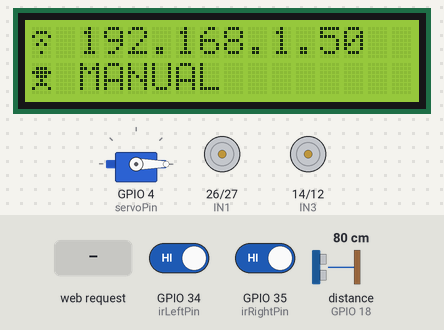
A program run on a simulated ESP32. Shown: 16×2 character LCD, servo, motor-driver pin pairs drawn as motors (green arrow = first pin HIGH = forward, orange = second pin HIGH = backward, longer = more drive, scaled by the enable pin). Wiring (inferred from the names in the program): ultrasonic range finder: trigger GPIO 5; echo GPIO 18. The inputs (shaded band) are chosen by the test bench; at power-on: distance to the obstacle (sensor on GPIO 18) 80 cm, GPIO 34 (irLeftPin) HIGH, GPIO 35 (irRightPin) HIGH. The echo pulse lasts 58.3 µs per cm; WiFi joins after 1.5 s; servers stay silent unless stated; EEPROM starts erased; what the program prints to the serial monitor is not drawn.

Above: at 3.8 s.
3.9 s: HTTP request GET /set-mode?mode=auto received
At 4.8 s:
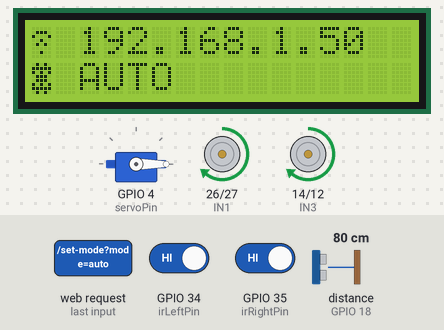
5.6 s: HTTP request GET /lid-open received
At 6.8 s:
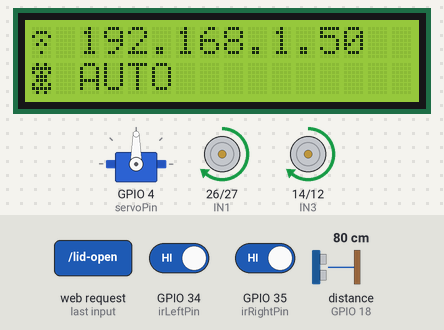
7.1 s: distance to the obstacle (sensor on GPIO 18) set to 16 cm
8.6 s: distance to the obstacle (sensor on GPIO 18) set to 12 cm
At 8.9 s:
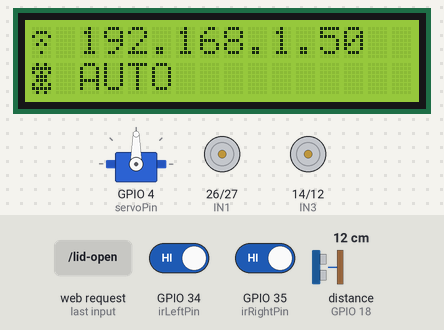
10.1 s: HTTP request GET /set-mode?mode=manual received
At 11.3 s:
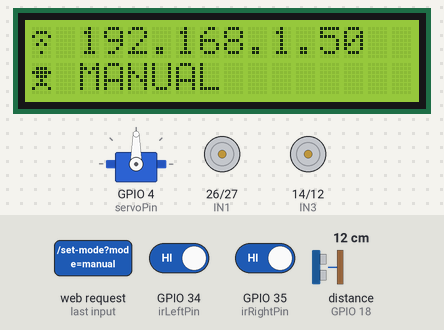
11.6 s: HTTP request GET /manual-drive?mode=1&left=1&right=1 received
At 12.8 s:
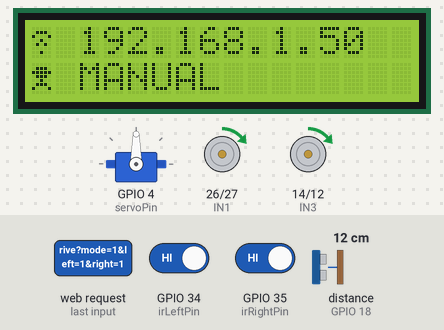
Timing chart, 0 to 14.1 s (numbered marks = the images above; inputs shaded):
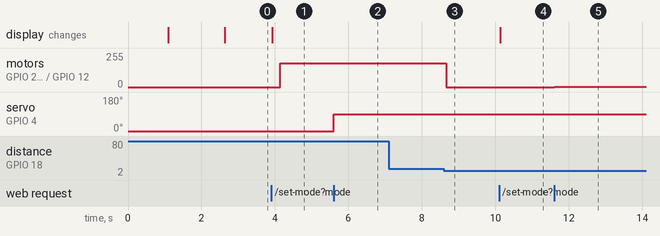

Measured:
- the behaviour switches between 15 and 14 cm on distance to the obstacle (sensor on GPIO 18) (found by bisection; images 2 and 3)
- after the input at 3.9 s, motor on GPIO 26 (IN1) / GPIO 27 (IN2), motor on GPIO 14 (IN3) / GPIO 12 (IN4): stopped → forward 179/255 after 0.24 s; the display: changes at once (image 1)
- after the input at 5.6 s, servo on GPIO 4 (servoPin): 0° → 90° at once
- after the input at 7.1 s, every drawn part: stays the same
- after the input at 8.6 s, motor on GPIO 26 (IN1) / GPIO 27 (IN2), motor on GPIO 14 (IN3) / GPIO 12 (IN4): forward 179/255 → stopped after 0.06 s
- after the input at 10.1 s, the display: changes at once (image 4)
- after the input at 11.6 s, motor on GPIO 26 (IN1) / GPIO 27 (IN2), motor on GPIO 14 (IN3) / GPIO 12 (IN4): stopped → forward 1/255 at once

The program:

main.cpp
```cpp
#include <WiFi.h>
#include <WebServer.h>
#include <Preferences.h>
#include <ESP32Servo.h>
#include <Wire.h>
#include <LiquidCrystal_I2C.h>

// Wi-Fi Credentials
const char* ssid = "psa1";
const char* password = "12345678";

WebServer server(80);
Preferences preferences;
Servo binServo;

// Initialize I2C LCD (Address 0x27, 16 columns, 2 rows)
LiquidCrystal_I2C lcd(0x27, 16, 2);

// Custom LCD Symbols (8x5 Pixel Matrix)
byte wifiIcon[8] = {  // Home Wi-Fi Connected Symbol
  B00000,
  B01110,
  B10001,
  B00100,
  B01010,
  B00000,
  B00100,
  B00000
};

byte apIcon[8] = {    // AP Mode / Connect-to-Rower Symbol
  B11111,
  B10001,
  B10101,
  B10001,
  B11111,
  B00100,
  B01110,
  B11111
};

byte manualIcon[8] = { // Manual Mode Symbol (Gamepad/Hand)
  B00000,
  B01110,
  B11111,
  B01110,
  B00100,
  B01110,
  B10001,
  B00000
};

byte autoIcon[8] = {   // Auto Mode Symbol (Robot/Gear)
  B01010,
  B11111,
  B10101,
  B01110,
  B01110,
  B10101,
  B11111,
  B01010
};

// Motor Driver Pin Definitions (L298N)
const int ENA = 32;
const int IN1 = 26;
const int IN2 = 27;
const int IN3 = 14;
const int IN4 = 12;
const int ENB = 33;

// Ultrasonic Sensor Pin Definitions (HC-SR04)
const int trigPin = 5;
const int echoPin = 18;

// IR Sensor Pin Definitions
const int irLeftPin = 34;
const int irRightPin = 35;

const int servoPin = 4;

#define SOUND_SPEED 0.0343f
#define ECHO_TIMEOUT_US 25000

const int freq = 30000;
const int resolution = 8;
const int pwmChannelA = 0;
const int pwmChannelB = 1;

// Operating Modes & Speeds
String roverMode = "manual";
int fixedAutoSpeed = 180;
bool obstacleAvoidanceEnabled = true;
unsigned long lastSensorCheck = 0;
bool isHomeConnected = false;

// Low-level motor stop helper
void stopMotors() {
  digitalWrite(IN1, LOW); digitalWrite(IN2, LOW);
  digitalWrite(IN3, LOW); digitalWrite(IN4, LOW);
  ledcWrite(pwmChannelA, 0); ledcWrite(pwmChannelB, 0);
}

// Independent motor control for tank steering
void setLeftSide(int speed) {
  if (speed > 0) {
    digitalWrite(IN1, HIGH); digitalWrite(IN2, LOW);
    ledcWrite(pwmChannelA, speed);
  } else if (speed < 0) {
    digitalWrite(IN1, LOW); digitalWrite(IN2, HIGH);
    ledcWrite(pwmChannelA, abs(speed));
  } else {
    digitalWrite(IN1, LOW); digitalWrite(IN2, LOW);
    ledcWrite(pwmChannelA, 0);
  }
}

void setRightSide(int speed) {
  if (speed > 0) {
    digitalWrite(IN3, HIGH); digitalWrite(IN4, LOW);
    ledcWrite(pwmChannelB, speed);
  } else if (speed < 0) {
    digitalWrite(IN3, LOW); digitalWrite(IN4, HIGH);
    ledcWrite(pwmChannelB, abs(speed));
  } else {
    digitalWrite(IN3, LOW); digitalWrite(IN4, LOW);
    ledcWrite(pwmChannelB, 0);
  }
}

// Measure ultrasonic distance
float readDistanceCm() {
  digitalWrite(trigPin, LOW);
  delayMicroseconds(2);
  digitalWrite(trigPin, HIGH);
  delayMicroseconds(10);
  digitalWrite(trigPin, LOW);

  unsigned long echo_us = pulseIn(echoPin, HIGH, ECHO_TIMEOUT_US);
  if (echo_us == 0) return -1.0;
  return (echo_us * SOUND_SPEED) / 2.0f;
}

// Update LCD using Custom Symbols instead of text labels
void updateLCD(String ipStr) {
  // Row 0: Connection Symbol + IP Address
  lcd.setCursor(0, 0);
  if (isHomeConnected) {
    lcd.write(byte(0)); // Home Wi-Fi Symbol
  } else {
    lcd.write(byte(1)); // AP Mode Symbol
  }
  lcd.print(" ");
  String line1 = ipStr;
  while (line1.length() < 14) line1 += " ";
  lcd.print(line1);

  // Row 1: Mode Symbol + Mode Text
  lcd.setCursor(0, 1);
  if (roverMode == "manual") {
    lcd.write(byte(2)); // Manual Mode Symbol
  } else {
    lcd.write(byte(3)); // Auto Mode Symbol
  }
  lcd.print(" ");
  String line2 = (roverMode == "manual") ? "MANUAL" : "AUTO";
  while (line2.length() < 14) line2 += " ";
  lcd.print(line2);
}

// Handle Mode Switching Endpoint
void handleSetMode() {
  if (server.hasArg("mode")) {
    roverMode = server.arg("mode");
    preferences.putString("roverMode", roverMode);
    Serial.println("Mode changed to: " + roverMode);

    stopMotors();
    updateLCD(isHomeConnected ? WiFi.localIP().toString() : WiFi.softAPIP().toString());
    server.send(200, "text/plain", "Mode set to " + roverMode);
  } else {
    server.send(400, "text/plain", "Missing mode parameter");
  }
}

// Handle Manual Slider Speed Controls
void handleManualDrive() {
  if (roverMode == "manual") {
    if (server.hasArg("left") && server.hasArg("right")) {
      int leftSpeed = server.arg("left").toInt();
      int rightSpeed = server.arg("right").toInt();
      setLeftSide(leftSpeed);
      setRightSide(rightSpeed);
      server.send(200, "text/plain", "OK");
      return;
    }
  }
  server.send(400, "text/plain", "Ignored: Not in manual mode");
}

// Combined JSON endpoint for sensors and status
void handleSensors() {
  float distance = readDistanceCm();
  int irLeft = digitalRead(irLeftPin);
  int irRight = digitalRead(irRightPin);

  String json = "{";
  json += "\"dist\":" + (distance < 0 ? "\"Out of range\"" : String(distance, 1)) + ",";
  json += "\"irLeft\":" + String(irLeft) + ",";
  json += "\"irRight\":" + String(irRight) + ",";
  json += "\"mode\":\"" + roverMode + "\",";
  json += "\"avoidance\":" + String(obstacleAvoidanceEnabled ? "true" : "false");
  json += "}";

  server.send(200, "application/json", json);
}

void handleLidOpen() {
  binServo.write(90);
  server.send(200, "text/plain", "Lid Opened");
}

void handleLidClose() {
  binServo.write(0);
  server.send(200, "text/plain", "Lid Closed");
}

void setup() {
  Serial.begin(115200);
  delay(1000);

  // Initialize I2C and LCD
  Wire.begin(21, 22); // SDA = GPIO 21, SCL = GPIO 22
  lcd.init();
  lcd.backlight();

  // Load Custom Symbols into LCD CGRAM
  lcd.createChar(0, wifiIcon);
  lcd.createChar(1, apIcon);
  lcd.createChar(2, manualIcon);
  lcd.createChar(3, autoIcon);

  preferences.begin("rover", false);
  roverMode = preferences.getString("roverMode", "manual");
  obstacleAvoidanceEnabled = preferences.getBool("avoidance", true);

  // Initialize Servo
  ESP32PWM::allocateTimer(0);
  binServo.setPeriodHertz(50);
  binServo.attach(servoPin, 500, 2400);
  binServo.write(0);

  pinMode(IN1, OUTPUT); pinMode(IN2, OUTPUT);
  pinMode(IN3, OUTPUT); pinMode(IN4, OUTPUT);

  pinMode(trigPin, OUTPUT);
  pinMode(echoPin, INPUT);
  digitalWrite(trigPin, LOW);

  pinMode(irLeftPin, INPUT);
  pinMode(irRightPin, INPUT);

  ledcSetup(pwmChannelA, freq, resolution);
  ledcSetup(pwmChannelB, freq, resolution);
  ledcAttachPin(ENA, pwmChannelA);
  ledcAttachPin(ENB, pwmChannelB);

  WiFi.begin(ssid, password);
  int attempts = 0;
  while (WiFi.status() != WL_CONNECTED && attempts < 20) {
    delay(500);
    attempts++;
  }

  if (WiFi.status() == WL_CONNECTED) {
    isHomeConnected = true;
    Serial.print("Connected! IP address: ");
    Serial.println(WiFi.localIP());
    updateLCD(WiFi.localIP().toString());
  } else {
    isHomeConnected = false;
    WiFi.disconnect(true);
    WiFi.softAP("ESP32_Dustbin_Rover", "password123");
    Serial.print("AP IP address: ");
    Serial.println(WiFi.softAPIP());
    updateLCD(WiFi.softAPIP().toString());
  }

  server.on("/sensors", handleSensors);
  server.on("/set-mode", handleSetMode);
  server.on("/manual-drive", handleManualDrive);
  server.on("/lid-open", handleLidOpen);
  server.on("/lid-close", handleLidClose);

  server.begin();
  Serial.println("Web server started");
}

void loop() {
  server.handleClient();

  unsigned long currentMillis = millis();
  if (currentMillis - lastSensorCheck > 250) {
    lastSensorCheck = currentMillis;
    float dist = readDistanceCm();
    int irL = digitalRead(irLeftPin);
    int irR = digitalRead(irRightPin);

    // AUTO MODE BEHAVIOR
    if (roverMode == "auto") {
      if (obstacleAvoidanceEnabled && ((dist > 0 && dist < 15.0) || irL == 0 || irR == 0)) {
        stopMotors();
      } else {
        setLeftSide(fixedAutoSpeed);
        setRightSide(fixedAutoSpeed);
      }
    }
  }
}
```
